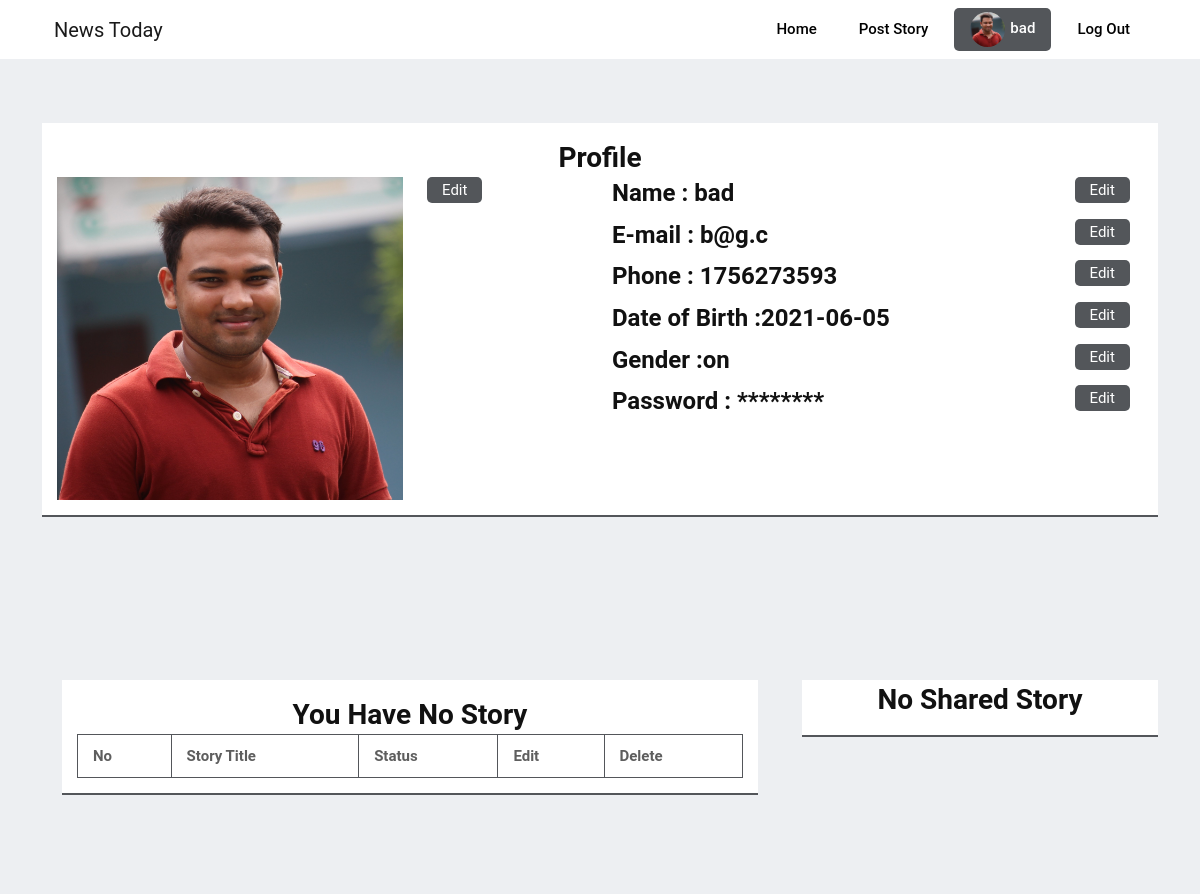
Screenshot of /user_profile.php (signed in) with the database file from the repository.
### tables this page shows
CREATE TABLE `users` (
  `u_id` int(11) NOT NULL,
  `u_name` varchar(20) NOT NULL,
  `u_image` varchar(255) NOT NULL,
  `u_email` varchar(255) NOT NULL,
  `u_password` varchar(255) NOT NULL,
  `u_phone` int(11) NOT NULL,
  `u_dob` date NOT NULL,
  `u_gender` varchar(10) NOT NULL,
  `u_status` int(11) NOT NULL
);

### user_profile.php (the view, shortened to what this page needs)
<?php
    include "admin/inc/connection.php";
    if(isset($_SESSION['u_id'])){
        $u_id=$_SESSION['u_id'];
        $sql = "SELECT * FROM users WHERE u_id='$u_id'";
        $result = mysqli_query($db, $sql);
        while($row = mysqli_fetch_array($result)) {
            $u_name=$row["u_name"];
            $u_image=$row["u_image"];
            $u_email=$row["u_email"];
            $u_phone=$row["u_phone"];
            $u_dob=$row["u_dob"];
            $u_gender=$row["u_gender"];
        }
    }
?>
<!DOCTYPE html>
<html lang="en">
    <link href="https://cdn.jsdelivr.net/npm/bootstrap@5.0.1/dist/css/bootstrap.min.css" rel="stylesheet">
    <link href="css/style.css" rel="stylesheet">
</head>
<body>
    <header>
        <div class="container-fluid">
            <div class="row">
                <div class="col-md-12">
                    <nav class="navbar navbar-expand-lg navbar-light">
                        <div class="container">
                            <a class="navbar-brand" href="#">News Today</a>
                            <div class="collapse navbar-collapse" id="navbarSupportedContent">
                                <?php if (isset($_SESSION['u_id'])) { ?>
                                    <ul class="navbar-nav ms-auto mb-2 mb-lg-0">
                                        <li class="nav-item">
                                            <a class="nav-link" href="index.php">Home</a>
                                        </li>
                                        <li class="nav-item">
                                            <a class="nav-link" href="story.php">Post Story</a>
                                        </li>
                                        <li class="nav-item profile-div active">
                                            <a class="profile-name" href="user_profile.php"><img src="<?php echo ($u_image) ?>" class="img-fluid profile-image"><?php echo ($u_name) ?></a>
                                        </li>
                                        <li class="nav-item">
                                            <a class="nav-link" href="logout.php">Log Out</a>
                                        </li>
                                    </ul>
                                <?php } ?>
                            </div>
                        </div>
                    </nav>
                </div>
            </div>
        </div>
    </header>
    <section class="section profile">
        <div class="container">
            <div class="area">
                <div class="row">
                    <h3>Profile</h3>
                    <div class="col-lg-6 col-md-6 col-sm-12 col-xs-12">
                        <div class="profile-img">
                            <div class="row">
                                <div class="col-8 offset-col-1">
                                    <img src="<?php echo ($u_image) ?>" class="img-fluid">
                                </div>
                                <div class="col-2">
                                    <a class="link" id="up-img-edit" style="display: initial;" onclick="photo()">Edit</a>
                                </div>
                            </div>
                        </div>
                    </div>
                    <div class="col-lg-6 col-md-6 col-sm-12 col-xs-12">
                        <div class="profile-info">
                            <div class="row">
                                <div class="col-10">
                                    <h4>Name : <?php echo ($u_name)?></h4>
                                </div>
                                <div class="col-2">
                                    <a class="link" id="up-name-edit" style="display: initial;" onclick="nam()">Edit</a>
                                </div>
                            </div>
                            <div class="row">
                                <div class="col-10">
                                    <h4>E-mail : <?php echo ($u_email)?></h4>
                                </div>
                                <div class="col-2">
                                    <a class="link" id="up-email-edit" style="display: initial;" onclick="email()">Edit</a>
                                </div>
                            </div>
                            <div class="row">
                                <div class="col-10">
                                    <h4>Phone : <?php echo ($u_phone)?></h4>
                                </div>
                                <div class="col-2">
                                    <a class="link" id="up-phone-edit" style="display: initial;" onclick="phone()">Edit</a>
                                </div>
                            </div>
                            <div class="row">
                                <div class="col-10">
                                    <h4>Date of Birth :<?php echo ($u_dob)?></h4>
                                </div>
                                <div class="col-2">
                                    <a class="link" id="up-dob-edit" style="display: initial;" onclick="dob()">Edit</a>
                                </div>
                            </div>
                            <div class="row">
                                <div class="col-10">
                                    <h4>Gender :<?php echo ($u_gender)?></h4>
                                </div>
                                <div class="col-2">
                                    <a class="link" id="up-sex-edit" style="display: initial;" onclick="sex()">Edit</a>
                                </div>
                            </div>
                            <div class="row">
                                <div class="col-10">
                                    <h4>Password : ********</h4>
                                </div>
                                <div class="col-2">
                                    <a class="link" id="up-pass-edit" style="display: initial;" onclick="pass()">Edit</a>
                                </div>
                            </div>
                        </div>
                    </div>
                </div>
            </div>
        </div>
    </section>
    <section class="section lb">
        <div class="container">
            <div class="row">
                <div class="col-lg-8 col-md-8 col-sm-12 col-xs-12">
                    <div class="page-wrapper">
                        <div class="area">
                            <div class="blog-custom-build">
                                <?php
                                    $query6 = "SELECT * FROM posts WHERE p_author='".$_SESSION['u_id']."' ORDER BY p_id DESC";
                                    $all_posts = mysqli_query($db,$query6);
                                    if(mysqli_fetch_assoc($all_posts) != 0){ ?>
                                        <h3>Your Posted Story</h3>
                                    <?php }
                                    else{ ?>
                                        <h3>You Have No Story</h3>
                                    <?php }
                                    $count = 0; ?>
                                    <table>
                                        <tr>
                                            <th>No</th>
                                            <th>Story Title</th>
                                            <th>Status</th>
                                            <th>Edit</th>
                                            <th>Delete</th>
                                        </tr>
                                </table>
                            </div>
                        </div>
                    </div>
                </div>
                <div class="col-lg-4 col-md-4 col-sm-12 col-xs-12">
                    <div class="share-sidebar">
                    <?php
                        $sql= "SELECT * FROM share WHERE s_author='".$_SESSION['u_id']."' ORDER BY s_id DESC";
                        $share = mysqli_query($db,$sql);
                        if(mysqli_fetch_assoc($share) != 0){ ?>
                            <h3>Recently Shared Story</h3>
                        <?php }
                        else{ ?>
                            <h3>No Shared Story</h3>
                        <?php } ?>
                    </div>
                </div>
            </div>
        </div>
    </section>
</body>
</html>

### css/style.css (style rules this page uses)
body { font-size: 15px; line-height: 26px; background-color: #ffffff; font-family: 'Roboto', serif; }
h1, h2, h3, h4, h5, h6 { font-weight: 700; line-height: 1.4; color: #111111; }
.link, input { padding: 4px 15px; cursor: pointer; border-radius: 5px; background: #53565A; color: #fff; }
table { border-collapse: collapse; width: 100%; }
td, th { border: 1px solid #53565A; text-align: left; padding: 8px 15px; }
body, p { color: #5e5e5e; }
a { text-decoration: none !important; }
section { background-color: #edeff2; }
.navbar-inverse .navbar-nav .nav-link, .navbar-nav .nav-link { font-size: 15px; font-weight: 500; line-height: 1; padding: 0.9rem 0 0.8rem; text-transform: capitalize; color: #121212; }
.navbar-nav { margin: 0; }
.profile-div { background: #edeff2; cursor: pointer; padding: 4px 1rem; margin-left: 10px; border-radius: 5px; }
.profile-div.active { background: #53565A; }
.profile-div img { height: 35px; width: 35px; border-radius: 50%; margin-right: 5px; }
.profile-name { color: #000; font-weight: 500; }
.navbar-light .navbar-nav .nav-link { color: #000; font-weight: 500; }
.navbar-expand-lg .navbar-nav .nav-link { padding-right: 1rem; padding-left: 1rem; margin-left: 10px; }
.navbar-light .navbar-nav .profile-div.active .profile-name { color: #fff; }
.section { padding: 4rem 0; }
.section.lb { background-color: #edeff2; }
.story-area, .login-area, .share-sidebar, .area { margin-bottom: 35px; padding: 15px; background: #fff; border-bottom: 2px solid #53565A; }
.area h3, .sarea h3, .story-area h2 { margin: 0 auto; text-align: center; }
.page-wrapper, .share-sidebar, .sidebar { padding: 0 20px; }
.page-wrapper h3, .share-sidebar h3, .sidebar h3 { text-align: center; }

### rows the page displays
users: u_image (picture), u_name "bad", u_email "b@g.c", u_phone "1756273593", u_dob "2021-06-05", u_gender "on"
